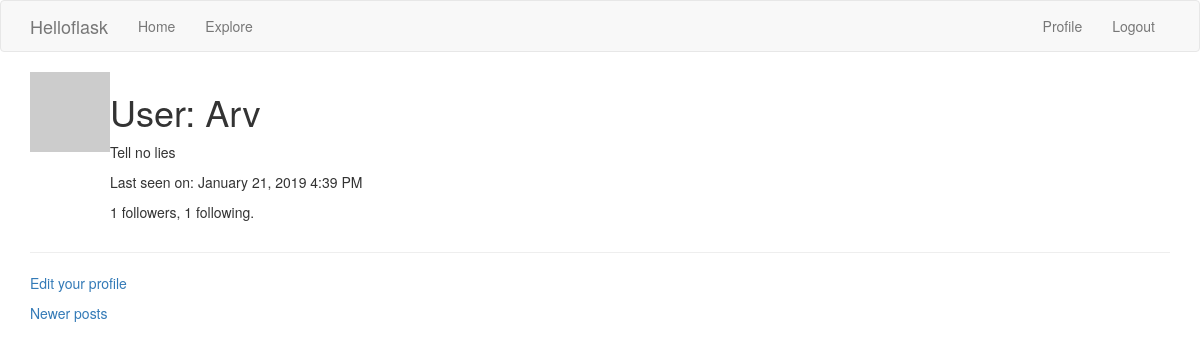
The app's page /user/Arv?page=2 (signed in), older data.
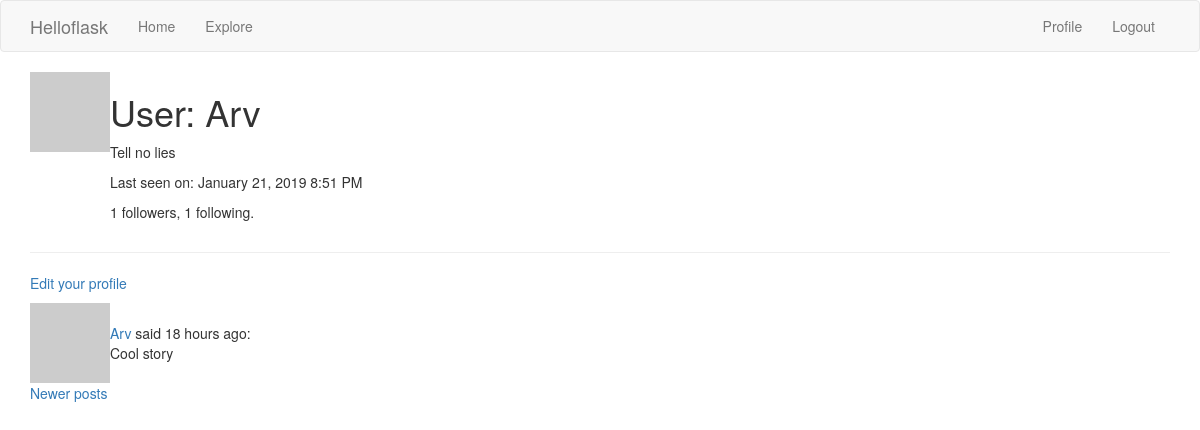
The same page, newer data.
### app/models.py (models this page shows, shortened)
class User(UserMixin, db.Model):
	id = db.Column(db.Integer, primary_key=True)
	username = db.Column(db.String(64), index=True, unique=True)
	email = db.Column(db.String(120), index=True, unique=True)
	about_me = db.Column(db.String(40))
	last_seen = db.Column(db.DateTime, default=datetime.utcnow)
	password_hash = db.Column(db.String(128))
	posts = db.relationship('Post', backref='author', lazy='dynamic')
	followed = db.relationship(
		'User', secondary=followers,
		primaryjoin=(followers.c.follower_id == id),
		secondaryjoin=(followers.c.followed_id == id),
		backref=db.backref('followers', lazy='dynamic'), lazy='dynamic')
	def avatar(self, size):
		digest = md5(self.email.lower().encode('utf-8')).hexdigest()
		return 'https://www.gravatar.com/avatar/{}?d=identicon&s={}'.format(digest, size)

class Post(db.Model):
	id = db.Column(db.Integer, primary_key = True)
	body = db.Column(db.String(140))
	timestamp = db.Column(db.DateTime, index=True, default=datetime.utcnow)
	user_id = db.Column(db.Integer, db.ForeignKey('user.id'))

### app/main/routes.py (the view)
@bp.route('/user/<username>')
@login_required
def user(username):
	user = User.query.filter_by(username=username).first_or_404()
	page = request.args.get('page', 1, type=int)
	posts = user.posts.order_by(Post.timestamp.desc()).paginate(
		page, current_app.config['POSTS_PER_PAGE'], False)
	next_url = url_for('main.user', username=user.username, page=posts.next_num) if posts.has_next else None
	prev_url = url_for('main.user', username=user.username, page=posts.prev_num) if posts.has_prev else None
	return render_template('user.html', user=user, posts=posts.items,
		next_url=next_url, prev_url=prev_url)

### app/main/routes.py (called while the page is built)
@bp.before_request
def before_request():
	if current_user.is_authenticated:
		current_user.last_seen = datetime.utcnow()
		db.session.commit()

### app/models.py (called while the page is built)
@login.user_loader
def load_user(id):
	return User.query.get(int(id))

### app/templates/user.html (shortened to what this page needs)
{% extends "base.html" %}
{% block app_content %}
    <table>
        <tr valign="top">
            <td><img src="{{ user.avatar(128) }}"></td>
            <td>
                <h1>User: {{ user.username }}</h1>
                {% if user.about_me %}<p>{{ user.about_me }}</p>{% endif %}
                {% if user.last_seen %}<p>Last seen on: {{ moment(user.last_seen).format('LLL') }}</p>{% endif %}
                <p>{{ user.followers.count() }} followers, {{ user.followed.count() }} following.</p>
            </td>
        </tr>
    </table>
    <hr>
    {% if user == current_user %}
    <p><a href="{{ url_for('edit_profile') }}">Edit your profile</a></p>
    {% elif not current_user.is_following(user) %}
    <p><a href="{{ url_for('follow', username=user.username) }}">Follow</a></p>
    {% else %}
    <p><a href="{{ url_for('unfollow', username=user.username) }}">Unfollow</a></p>
    {% endif %}
	{% for post in posts %}
		{% include '_post.html' %}
	{% endfor %}
    {% if prev_url %}
    <a href="{{ prev_url }}">Newer posts</a>
    {% endif %}
{% endblock %}

### app/templates/base.html (shortened to what this page needs)
{% extends 'bootstrap/base.html' %}
{% block navbar %}
  <nav class = "navbar navbar-default">
      <div class="container">
          <div class="navbar-header">
              <a class="navbar-brand" href="{{ url_for('main.index') }}">Helloflask</a>
          </div>
          <div class="collapse navbar-collapse" id="bs-example-navbar-collapse-1">
              <ul class="nav navbar-nav">
                  <li><a href="{{ url_for('main.index') }}">Home</a></li>
                  <li><a href="{{ url_for('main.explore') }}">Explore</a></li>
              </ul>
              <ul class="nav navbar-nav navbar-right">
                  {% if current_user.is_anonymous %}
                  <li><a href="{{ url_for('auth.login') }}">Login</a></li>
                  {% else %}
                  <li><a href="{{ url_for('main.user', username=current_user.username) }}">Profile</a></li>
                  <li><a href="{{ url_for('auth.logout') }}">Logout</a></li>
                  {% endif %}
              </ul>
          </div>
      </div>
  </nav>
{% endblock %}
{% block content %}
  <div class="container">
    {% block app_content %}{% endblock %}
  </div>
{% endblock %}

### app/templates/_post.html (shortened to what this page needs)
<table>
    <tr>
        <td width="70px">
        	<a href="{{ url_for('main.user', username=post.author.username) }}">
                <img src="{{ post.author.avatar(36) }}">
        </td>
        <td>
            <a href="{{ url_for('main.user', username=post.author.username) }}">
                {{ post.author.username }}
            </a>
            said {{ moment(post.timestamp).fromNow() }}:
            <br>
            {{ post.body }}
        </td>
    </tr>
</table>

Row changes from the older to the newer data that the page shows:
changed User "Arv": last_seen "January 21, 2019 4:39 PM" → "January 21, 2019 8:51 PM"
now on this page (row unchanged): Post: author.username "Arv", timestamp "18 hours ago", body "Cool story"
